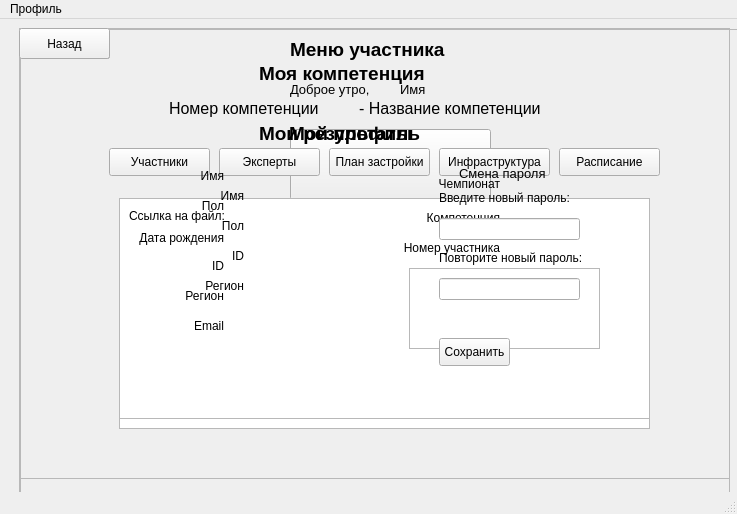
<?xml version="1.0" encoding="UTF-8"?>
<ui version="4.0">
 <class>CompetitorWindow</class>
 <widget class="QMainWindow" name="CompetitorWindow">
  <property name="geometry">
   <rect>
    <x>0</x>
    <y>0</y>
    <width>737</width>
    <height>514</height>
   </rect>
  </property>
  <property name="windowTitle">
   <string>MainWindow</string>
  </property>
  <widget class="QWidget" name="centralwidget">
   <widget class="QFrame" name="MainFrame">
    <property name="geometry">
     <rect>
      <x>20</x>
      <y>10</y>
      <width>761</width>
      <height>531</height>
     </rect>
    </property>
    <property name="frameShape">
     <enum>QFrame::StyledPanel</enum>
    </property>
    <property name="frameShadow">
     <enum>QFrame::Raised</enum>
    </property>
    <widget class="QPushButton" name="ProfileButton">
     <property name="geometry">
      <rect>
       <x>270</x>
       <y>100</y>
       <width>201</width>
       <height>71</height>
      </rect>
     </property>
     <property name="text">
      <string>Мой профиль</string>
     </property>
    </widget>
    <widget class="QPushButton" name="CompetitionButton">
     <property name="geometry">
      <rect>
       <x>270</x>
       <y>190</y>
       <width>201</width>
       <height>71</height>
      </rect>
     </property>
     <property name="text">
      <string>Моя компетенция</string>
     </property>
    </widget>
    <widget class="QPushButton" name="ResultsButton">
     <property name="geometry">
      <rect>
       <x>270</x>
       <y>280</y>
       <width>201</width>
       <height>81</height>
      </rect>
     </property>
     <property name="text">
      <string>Мои результаты</string>
     </property>
    </widget>
    <widget class="QLabel" name="MenuLabel">
     <property name="geometry">
      <rect>
       <x>270</x>
       <y>0</y>
       <width>211</width>
       <height>41</height>
      </rect>
     </property>
     <property name="font">
      <font>
       <pointsize>14</pointsize>
       <weight>75</weight>
       <bold>true</bold>
      </font>
     </property>
     <property name="text">
      <string>Меню участника</string>
     </property>
    </widget>
    <widget class="QLabel" name="GreetLabel">
     <property name="geometry">
      <rect>
       <x>270</x>
       <y>50</y>
       <width>101</width>
       <height>20</height>
      </rect>
     </property>
     <property name="font">
      <font>
       <pointsize>10</pointsize>
      </font>
     </property>
     <property name="text">
      <string>Доброе утро,</string>
     </property>
    </widget>
    <widget class="QLabel" name="NameLabel">
     <property name="geometry">
      <rect>
       <x>380</x>
       <y>50</y>
       <width>55</width>
       <height>20</height>
      </rect>
     </property>
     <property name="font">
      <font>
       <pointsize>10</pointsize>
      </font>
     </property>
     <property name="text">
      <string>Имя</string>
     </property>
    </widget>
   </widget>
   <widget class="QFrame" name="ResultsFrame">
    <property name="geometry">
     <rect>
      <x>19</x>
      <y>9</y>
      <width>711</width>
      <height>481</height>
     </rect>
    </property>
    <property name="frameShape">
     <enum>QFrame::StyledPanel</enum>
    </property>
    <property name="frameShadow">
     <enum>QFrame::Raised</enum>
    </property>
    <widget class="QLabel" name="InfoNameLabel">
     <property name="geometry">
      <rect>
       <x>250</x>
       <y>160</y>
       <width>55</width>
       <height>16</height>
      </rect>
     </property>
     <property name="text">
      <string/>
     </property>
    </widget>
    <widget class="QLabel" name="SexLabel">
     <property name="geometry">
      <rect>
       <x>170</x>
       <y>190</y>
       <width>55</width>
       <height>16</height>
      </rect>
     </property>
     <property name="text">
      <string>Пол</string>
     </property>
     <property name="alignment">
      <set>Qt::AlignRight|Qt::AlignTrailing|Qt::AlignVCenter</set>
     </property>
    </widget>
    <widget class="QLabel" name="InfoCompetenceLabel">
     <property name="geometry">
      <rect>
       <x>490</x>
       <y>180</y>
       <width>71</width>
       <height>20</height>
      </rect>
     </property>
     <property name="text">
      <string/>
     </property>
    </widget>
    <widget class="QLabel" name="InfoSexLabel">
     <property name="geometry">
      <rect>
       <x>250</x>
       <y>190</y>
       <width>55</width>
       <height>16</height>
      </rect>
     </property>
     <property name="text">
      <string/>
     </property>
    </widget>
    <widget class="QLabel" name="RegionLabel">
     <property name="geometry">
      <rect>
       <x>170</x>
       <y>250</y>
       <width>55</width>
       <height>16</height>
      </rect>
     </property>
     <property name="text">
      <string>Регион</string>
     </property>
     <property name="alignment">
      <set>Qt::AlignRight|Qt::AlignTrailing|Qt::AlignVCenter</set>
     </property>
    </widget>
    <widget class="QLabel" name="InfoRegionLabel">
     <property name="geometry">
      <rect>
       <x>250</x>
       <y>250</y>
       <width>55</width>
       <height>16</height>
      </rect>
     </property>
     <property name="text">
      <string/>
     </property>
    </widget>
    <widget class="QLabel" name="InfoChempionshipLabel">
     <property name="geometry">
      <rect>
       <x>490</x>
       <y>146</y>
       <width>71</width>
       <height>20</height>
      </rect>
     </property>
     <property name="text">
      <string/>
     </property>
    </widget>
    <widget class="QLabel" name="NameLabel_2">
     <property name="geometry">
      <rect>
       <x>170</x>
       <y>160</y>
       <width>55</width>
       <height>16</height>
      </rect>
     </property>
     <property name="text">
      <string>Имя</string>
     </property>
     <property name="alignment">
      <set>Qt::AlignRight|Qt::AlignTrailing|Qt::AlignVCenter</set>
     </property>
    </widget>
    <widget class="QLabel" name="NumUserLabel">
     <property name="geometry">
      <rect>
       <x>380</x>
       <y>210</y>
       <width>101</width>
       <height>20</height>
      </rect>
     </property>
     <property name="text">
      <string>Номер участника</string>
     </property>
     <property name="alignment">
      <set>Qt::AlignRight|Qt::AlignTrailing|Qt::AlignVCenter</set>
     </property>
    </widget>
    <widget class="QTableWidget" name="ModulsTable">
     <property name="geometry">
      <rect>
       <x>390</x>
       <y>240</y>
       <width>191</width>
       <height>81</height>
      </rect>
     </property>
    </widget>
    <widget class="QLabel" name="ChempionshipLabel">
     <property name="geometry">
      <rect>
       <x>410</x>
       <y>146</y>
       <width>71</width>
       <height>20</height>
      </rect>
     </property>
     <property name="text">
      <string>Чемпионат</string>
     </property>
     <property name="alignment">
      <set>Qt::AlignRight|Qt::AlignTrailing|Qt::AlignVCenter</set>
     </property>
    </widget>
    <widget class="QLabel" name="CompetenceLabel">
     <property name="geometry">
      <rect>
       <x>400</x>
       <y>180</y>
       <width>81</width>
       <height>20</height>
      </rect>
     </property>
     <property name="text">
      <string>Компетенция</string>
     </property>
     <property name="alignment">
      <set>Qt::AlignRight|Qt::AlignTrailing|Qt::AlignVCenter</set>
     </property>
    </widget>
    <widget class="QLabel" name="SumLabel">
     <property name="geometry">
      <rect>
       <x>530</x>
       <y>330</y>
       <width>51</width>
       <height>21</height>
      </rect>
     </property>
     <property name="font">
      <font>
       <pointsize>10</pointsize>
      </font>
     </property>
     <property name="text">
      <string/>
     </property>
    </widget>
    <widget class="QLabel" name="ResultsLabel">
     <property name="geometry">
      <rect>
       <x>240</x>
       <y>90</y>
       <width>201</width>
       <height>31</height>
      </rect>
     </property>
     <property name="font">
      <font>
       <pointsize>14</pointsize>
       <weight>75</weight>
       <bold>true</bold>
      </font>
     </property>
     <property name="text">
      <string>Мои результаты</string>
     </property>
    </widget>
    <widget class="QLabel" name="IdLabel">
     <property name="geometry">
      <rect>
       <x>170</x>
       <y>220</y>
       <width>55</width>
       <height>16</height>
      </rect>
     </property>
     <property name="text">
      <string>ID</string>
     </property>
     <property name="alignment">
      <set>Qt::AlignRight|Qt::AlignTrailing|Qt::AlignVCenter</set>
     </property>
    </widget>
    <widget class="QLabel" name="InfoNumUserLabel">
     <property name="geometry">
      <rect>
       <x>490</x>
       <y>210</y>
       <width>71</width>
       <height>20</height>
      </rect>
     </property>
     <property name="text">
      <string/>
     </property>
    </widget>
    <widget class="QLabel" name="InfoIdLabel">
     <property name="geometry">
      <rect>
       <x>250</x>
       <y>220</y>
       <width>55</width>
       <height>16</height>
      </rect>
     </property>
     <property name="text">
      <string/>
     </property>
    </widget>
    <widget class="QPushButton" name="RBackButton">
     <property name="geometry">
      <rect>
       <x>0</x>
       <y>0</y>
       <width>91</width>
       <height>31</height>
      </rect>
     </property>
     <property name="text">
      <string>Назад</string>
     </property>
    </widget>
   </widget>
   <widget class="QFrame" name="MyProfileFrame">
    <property name="geometry">
     <rect>
      <x>19</x>
      <y>9</y>
      <width>711</width>
      <height>481</height>
     </rect>
    </property>
    <property name="frameShape">
     <enum>QFrame::StyledPanel</enum>
    </property>
    <property name="frameShadow">
     <enum>QFrame::Raised</enum>
    </property>
    <widget class="QLabel" name="InfoSexLabel_2">
     <property name="geometry">
      <rect>
       <x>220</x>
       <y>170</y>
       <width>55</width>
       <height>16</height>
      </rect>
     </property>
     <property name="text">
      <string/>
     </property>
    </widget>
    <widget class="QLabel" name="ErrorLabel">
     <property name="geometry">
      <rect>
       <x>420</x>
       <y>280</y>
       <width>141</width>
       <height>20</height>
      </rect>
     </property>
     <property name="text">
      <string/>
     </property>
    </widget>
    <widget class="QPushButton" name="SaveButton">
     <property name="geometry">
      <rect>
       <x>420</x>
       <y>310</y>
       <width>71</width>
       <height>28</height>
      </rect>
     </property>
     <property name="text">
      <string>Сохранить</string>
     </property>
    </widget>
    <widget class="QLabel" name="EmailLabel">
     <property name="geometry">
      <rect>
       <x>150</x>
       <y>290</y>
       <width>55</width>
       <height>16</height>
      </rect>
     </property>
     <property name="text">
      <string>Email</string>
     </property>
     <property name="alignment">
      <set>Qt::AlignRight|Qt::AlignTrailing|Qt::AlignVCenter</set>
     </property>
    </widget>
    <widget class="QLabel" name="IdLabel_2">
     <property name="geometry">
      <rect>
       <x>150</x>
       <y>230</y>
       <width>55</width>
       <height>16</height>
      </rect>
     </property>
     <property name="text">
      <string>ID</string>
     </property>
     <property name="alignment">
      <set>Qt::AlignRight|Qt::AlignTrailing|Qt::AlignVCenter</set>
     </property>
    </widget>
    <widget class="QLabel" name="BirthLabel">
     <property name="geometry">
      <rect>
       <x>114</x>
       <y>200</y>
       <width>91</width>
       <height>20</height>
      </rect>
     </property>
     <property name="text">
      <string>Дата рождения</string>
     </property>
     <property name="alignment">
      <set>Qt::AlignRight|Qt::AlignTrailing|Qt::AlignVCenter</set>
     </property>
    </widget>
    <widget class="QPushButton" name="ExitButton">
     <property name="geometry">
      <rect>
       <x>0</x>
       <y>0</y>
       <width>91</width>
       <height>31</height>
      </rect>
     </property>
     <property name="text">
      <string>Назад</string>
     </property>
    </widget>
    <widget class="QLabel" name="RepeatPasswordLabel">
     <property name="geometry">
      <rect>
       <x>420</x>
       <y>220</y>
       <width>171</width>
       <height>20</height>
      </rect>
     </property>
     <property name="text">
      <string>Повторите новый пароль:</string>
     </property>
    </widget>
    <widget class="QLabel" name="InfoCountryLabel">
     <property name="geometry">
      <rect>
       <x>220</x>
       <y>260</y>
       <width>55</width>
       <height>16</height>
      </rect>
     </property>
     <property name="text">
      <string/>
     </property>
    </widget>
    <widget class="QLabel" name="NewPasswordLabel">
     <property name="geometry">
      <rect>
       <x>440</x>
       <y>130</y>
       <width>121</width>
       <height>31</height>
      </rect>
     </property>
     <property name="font">
      <font>
       <pointsize>10</pointsize>
      </font>
     </property>
     <property name="text">
      <string>Смена пароля</string>
     </property>
    </widget>
    <widget class="QLabel" name="EnterPasswordLabel">
     <property name="geometry">
      <rect>
       <x>420</x>
       <y>160</y>
       <width>151</width>
       <height>20</height>
      </rect>
     </property>
     <property name="text">
      <string>Введите новый пароль:</string>
     </property>
    </widget>
    <widget class="QLineEdit" name="NewPasswordEdit">
     <property name="geometry">
      <rect>
       <x>420</x>
       <y>190</y>
       <width>141</width>
       <height>22</height>
      </rect>
     </property>
     <property name="echoMode">
      <enum>QLineEdit::Password</enum>
     </property>
    </widget>
    <widget class="QLabel" name="InfoBirthLabel">
     <property name="geometry">
      <rect>
       <x>220</x>
       <y>200</y>
       <width>55</width>
       <height>16</height>
      </rect>
     </property>
     <property name="text">
      <string/>
     </property>
    </widget>
    <widget class="QLineEdit" name="RepeatNewPasswordEdit">
     <property name="geometry">
      <rect>
       <x>420</x>
       <y>250</y>
       <width>141</width>
       <height>22</height>
      </rect>
     </property>
     <property name="text">
      <string/>
     </property>
     <property name="echoMode">
      <enum>QLineEdit::Password</enum>
     </property>
    </widget>
    <widget class="QLabel" name="NameLabel_3">
     <property name="geometry">
      <rect>
       <x>150</x>
       <y>140</y>
       <width>55</width>
       <height>16</height>
      </rect>
     </property>
     <property name="text">
      <string>Имя</string>
     </property>
     <property name="alignment">
      <set>Qt::AlignRight|Qt::AlignTrailing|Qt::AlignVCenter</set>
     </property>
    </widget>
    <widget class="QLabel" name="CountryLabel">
     <property name="geometry">
      <rect>
       <x>150</x>
       <y>260</y>
       <width>55</width>
       <height>16</height>
      </rect>
     </property>
     <property name="text">
      <string>Регион</string>
     </property>
     <property name="alignment">
      <set>Qt::AlignRight|Qt::AlignTrailing|Qt::AlignVCenter</set>
     </property>
    </widget>
    <widget class="QLabel" name="ProfileLabel">
     <property name="geometry">
      <rect>
       <x>270</x>
       <y>90</y>
       <width>171</width>
       <height>31</height>
      </rect>
     </property>
     <property name="font">
      <font>
       <pointsize>14</pointsize>
       <weight>75</weight>
       <bold>true</bold>
      </font>
     </property>
     <property name="text">
      <string>Мой профиль</string>
     </property>
    </widget>
    <widget class="QLabel" name="InfoEmailLabel">
     <property name="geometry">
      <rect>
       <x>220</x>
       <y>290</y>
       <width>55</width>
       <height>16</height>
      </rect>
     </property>
     <property name="text">
      <string/>
     </property>
    </widget>
    <widget class="QLabel" name="InfoIdLabel_2">
     <property name="geometry">
      <rect>
       <x>220</x>
       <y>230</y>
       <width>55</width>
       <height>16</height>
      </rect>
     </property>
     <property name="text">
      <string/>
     </property>
    </widget>
    <widget class="QLabel" name="InfoNameLabel_2">
     <property name="geometry">
      <rect>
       <x>220</x>
       <y>140</y>
       <width>55</width>
       <height>16</height>
      </rect>
     </property>
     <property name="text">
      <string/>
     </property>
    </widget>
    <widget class="QLabel" name="SexLabel_2">
     <property name="geometry">
      <rect>
       <x>150</x>
       <y>170</y>
       <width>55</width>
       <height>16</height>
      </rect>
     </property>
     <property name="text">
      <string>Пол</string>
     </property>
     <property name="alignment">
      <set>Qt::AlignRight|Qt::AlignTrailing|Qt::AlignVCenter</set>
     </property>
    </widget>
   </widget>
   <widget class="QFrame" name="CompetitionFrame">
    <property name="geometry">
     <rect>
      <x>19</x>
      <y>9</y>
      <width>711</width>
      <height>451</height>
     </rect>
    </property>
    <property name="frameShape">
     <enum>QFrame::StyledPanel</enum>
    </property>
    <property name="frameShadow">
     <enum>QFrame::Raised</enum>
    </property>
    <widget class="QLabel" name="CompetenceLabel_2">
     <property name="geometry">
      <rect>
       <x>240</x>
       <y>30</y>
       <width>221</width>
       <height>31</height>
      </rect>
     </property>
     <property name="font">
      <font>
       <pointsize>14</pointsize>
       <weight>75</weight>
       <bold>true</bold>
      </font>
     </property>
     <property name="text">
      <string>Моя компетенция</string>
     </property>
    </widget>
    <widget class="QLabel" name="NameCompetenceLabel">
     <property name="geometry">
      <rect>
       <x>340</x>
       <y>70</y>
       <width>261</width>
       <height>21</height>
      </rect>
     </property>
     <property name="font">
      <font>
       <pointsize>12</pointsize>
      </font>
     </property>
     <property name="text">
      <string>- Название компетенции</string>
     </property>
    </widget>
    <widget class="QPushButton" name="ExpertButton">
     <property name="geometry">
      <rect>
       <x>200</x>
       <y>120</y>
       <width>101</width>
       <height>28</height>
      </rect>
     </property>
     <property name="text">
      <string>Эксперты</string>
     </property>
    </widget>
    <widget class="QPushButton" name="PlanButton_4">
     <property name="geometry">
      <rect>
       <x>310</x>
       <y>120</y>
       <width>101</width>
       <height>28</height>
      </rect>
     </property>
     <property name="text">
      <string>План застройки</string>
     </property>
    </widget>
    <widget class="QFrame" name="PlanFrame">
     <property name="geometry">
      <rect>
       <x>100</x>
       <y>170</y>
       <width>531</width>
       <height>231</height>
      </rect>
     </property>
     <property name="frameShape">
      <enum>QFrame::StyledPanel</enum>
     </property>
     <property name="frameShadow">
      <enum>QFrame::Raised</enum>
     </property>
     <widget class="QLabel" name="PictureLabel">
      <property name="geometry">
       <rect>
        <x>0</x>
        <y>0</y>
        <width>531</width>
        <height>231</height>
       </rect>
      </property>
      <property name="text">
       <string/>
      </property>
     </widget>
    </widget>
    <widget class="QLabel" name="NumCompetenceLabel">
     <property name="geometry">
      <rect>
       <x>150</x>
       <y>70</y>
       <width>191</width>
       <height>20</height>
      </rect>
     </property>
     <property name="font">
      <font>
       <pointsize>12</pointsize>
      </font>
     </property>
     <property name="text">
      <string>Номер компетенции</string>
     </property>
    </widget>
    <widget class="QPushButton" name="SheduleButton">
     <property name="geometry">
      <rect>
       <x>540</x>
       <y>120</y>
       <width>101</width>
       <height>28</height>
      </rect>
     </property>
     <property name="text">
      <string>Расписание</string>
     </property>
    </widget>
    <widget class="QFrame" name="PeopleFrame">
     <property name="geometry">
      <rect>
       <x>100</x>
       <y>170</y>
       <width>531</width>
       <height>231</height>
      </rect>
     </property>
     <property name="frameShape">
      <enum>QFrame::StyledPanel</enum>
     </property>
     <property name="frameShadow">
      <enum>QFrame::Raised</enum>
     </property>
     <widget class="QTableWidget" name="InfoTable">
      <property name="geometry">
       <rect>
        <x>0</x>
        <y>0</y>
        <width>531</width>
        <height>231</height>
       </rect>
      </property>
     </widget>
    </widget>
    <widget class="QPushButton" name="InfrastructureButton">
     <property name="geometry">
      <rect>
       <x>420</x>
       <y>120</y>
       <width>111</width>
       <height>28</height>
      </rect>
     </property>
     <property name="text">
      <string>Инфраструктура</string>
     </property>
    </widget>
    <widget class="QFrame" name="LinkFrame">
     <property name="geometry">
      <rect>
       <x>100</x>
       <y>170</y>
       <width>531</width>
       <height>221</height>
      </rect>
     </property>
     <property name="frameShape">
      <enum>QFrame::StyledPanel</enum>
     </property>
     <property name="frameShadow">
      <enum>QFrame::Raised</enum>
     </property>
     <widget class="QLabel" name="LinkLabel">
      <property name="geometry">
       <rect>
        <x>10</x>
        <y>10</y>
        <width>101</width>
        <height>16</height>
       </rect>
      </property>
      <property name="text">
       <string>Ссылка на файл:</string>
      </property>
     </widget>
     <widget class="QLabel" name="InfoLinkLabel">
      <property name="geometry">
       <rect>
        <x>120</x>
        <y>10</y>
        <width>55</width>
        <height>16</height>
       </rect>
      </property>
      <property name="text">
       <string/>
      </property>
     </widget>
    </widget>
    <widget class="QPushButton" name="ParticipantButton">
     <property name="geometry">
      <rect>
       <x>90</x>
       <y>120</y>
       <width>101</width>
       <height>28</height>
      </rect>
     </property>
     <property name="text">
      <string>Участники</string>
     </property>
    </widget>
    <widget class="QPushButton" name="CBackButton">
     <property name="geometry">
      <rect>
       <x>0</x>
       <y>0</y>
       <width>91</width>
       <height>31</height>
      </rect>
     </property>
     <property name="text">
      <string>Назад</string>
     </property>
    </widget>
   </widget>
   <zorder>MainFrame</zorder>
   <zorder>CompetitionFrame</zorder>
   <zorder>ResultsFrame</zorder>
   <zorder>MyProfileFrame</zorder>
  </widget>
  <widget class="QMenuBar" name="menubar">
   <property name="geometry">
    <rect>
     <x>0</x>
     <y>0</y>
     <width>737</width>
     <height>26</height>
    </rect>
   </property>
   <widget class="QMenu" name="menu">
    <property name="title">
     <string>Профиль</string>
    </property>
    <addaction name="LogoutAction"/>
   </widget>
   <addaction name="menu"/>
  </widget>
  <widget class="QStatusBar" name="statusbar"/>
  <action name="LogoutAction">
   <property name="text">
    <string>Выйти</string>
   </property>
  </action>
 </widget>
 <resources/>
 <connections/>
</ui>
